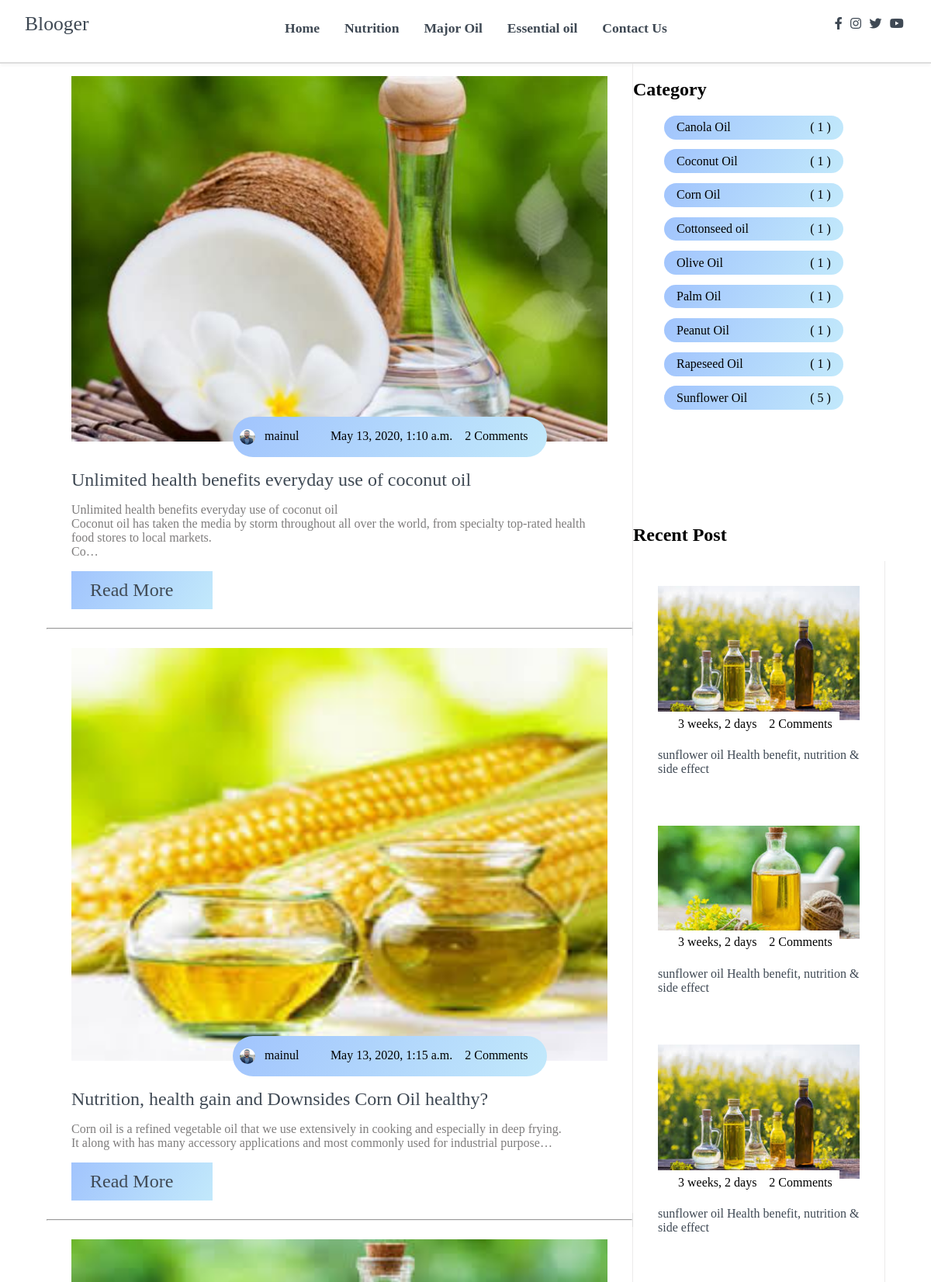
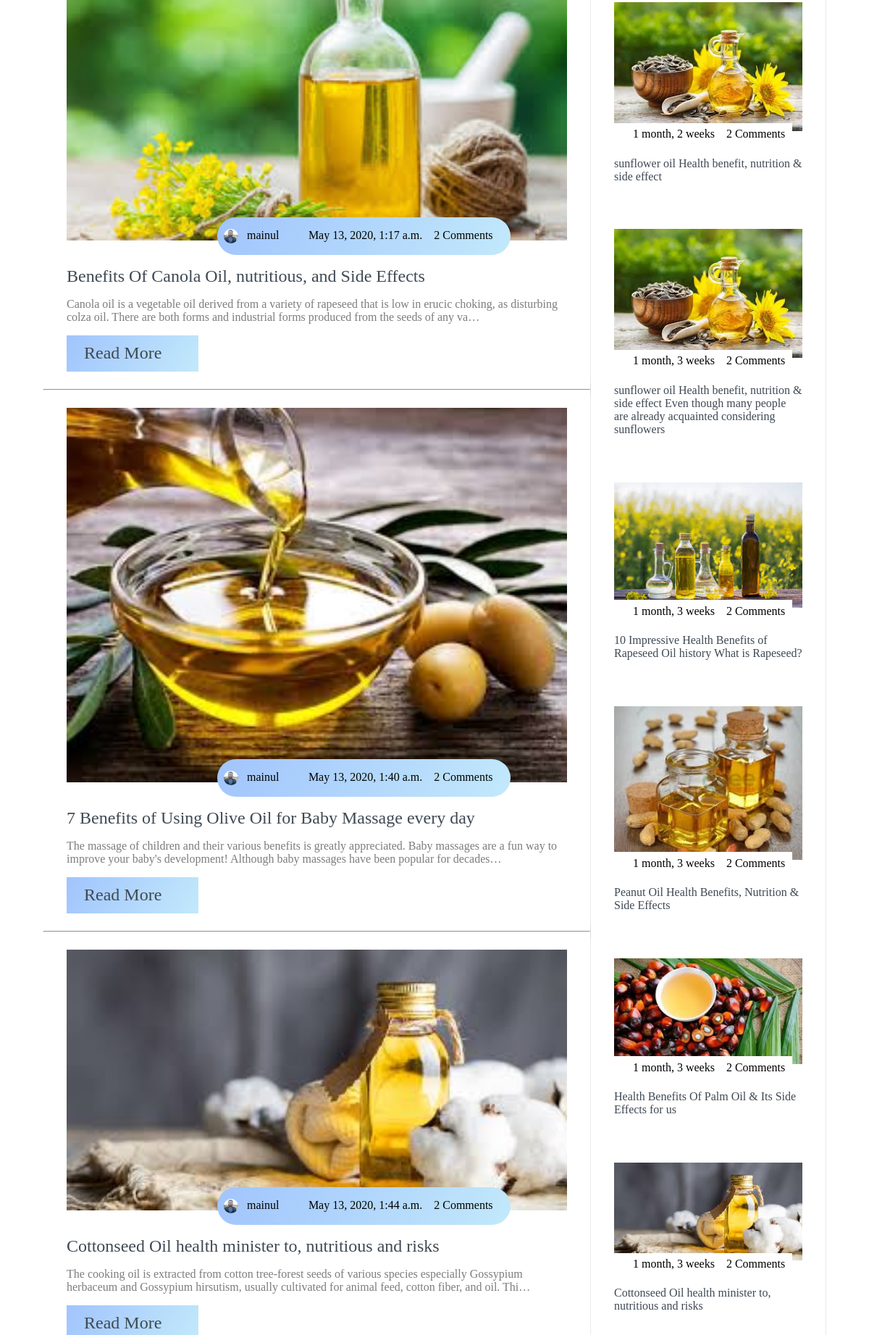
The page / (upper part) on the database its author committed (2 pictures, top to bottom).
### posts/models.py (models this page shows, shortened)
class Post(models.Model):
    title = models.CharField(max_length=150)
    overview = models.TextField()
    timestamp = models.DateTimeField(auto_now_add= True)
    author = models.ForeignKey(Author, on_delete=models.CASCADE)
    thumbnail = models.ImageField()
    incredient_pdf = models.ImageField(blank=True, null=True)
    categories = models.ManyToManyField(Category)
    featured = models.BooleanField()
    likes = models.ManyToManyField(User, related_name='likes', blank=True, null=True)
    unlikes = models.ManyToManyField(User,related_name='unlikes',blank=True, null=True)
    def get_absolute_url(self, **kwargs):
        return reverse('post-detail', kwargs={
            'pk':self.pk
        })

class Author(models.Model):
    user = models.OneToOneField(User, on_delete=models.CASCADE)
    profile_picture = models.ImageField()
    def __str__(self):
        return self.user.username

class Category(models.Model):
    title = models.CharField(max_length = 30)

### posts/views.py (the view)
# urls.py: path('', IndexView.as_view(), name='home'),
class IndexView(View):
    def get(self, request, *args, **kwargs):
        post = Post.objects.all()
        featured = Post.objects.filter(featured=True)
        recent = Post.objects.order_by('-timestamp')[0:30]
        category_count = get_category_count()
        paginator = Paginator(post, 2)
        page_number = request.GET.get('page')
        page_obj = paginator.get_page(page_number)
        context = {
            'object_list': featured,
            'recent': recent,
            'category_count': category_count,
            'page_obj': page_obj,
        }
        return render(request, "index.html", context)

### posts/views.py (called while the page is built)
def get_category_count():
    queryset = Post.objects.values('categories__title').annotate(Count('categories__title'))
    return queryset

### templates/index.html (shortened to what this page needs)
{% extends 'base.html' %}
{% block content %}
<main>
    <section class="container">
        <div class="site-content">
            <div class="posts"style="border-right: 1px solid #ddd;" >
                {% for obj in object_list %}
                <div class="post-content" data-aos="zoom-in" data-aos-delay="200">
                    <div class="post-image">
                        <div>
                            <img src="{{ obj.thumbnail.url }}" class="img" alt="blog1">
                        </div>
                        <div class="post-info flex-row">
                            <span>
                                <i class="">
                                    <img style="width:20px;
                                                    height:20px;
                                                    border-radius:100%;
                                                    float:left;
                                                    margin-left:-15px;" src="{{ obj.author.profile_picture.url }}">
                                </i>&nbsp;&nbsp; {{ obj.author }} </span>
                            <span><i class="fas fa-calendar-alt text-gray"></i>&nbsp;&nbsp; {{ obj.timestamp }} </span>
                            <span>2 Comments</span>
                        </div>
                    </div>
                    <div class="post-title">
                        <a href=" {{ obj.get_absolute_url }} "> {{ obj.title }} </a>
                        <p>
                            {{ obj.overview|linebreaks|truncatechars:200 }}
                        </p>
                        <button class="btn post-btn"> <a href="{% url 'post-detail' pk=obj.pk %}"> Read More </a> &nbsp;
                            <i class="fas fa-arrow-right"></i></button>
                    </div>
                </div>
                <hr>
                {% endfor %}
            </div>
            <aside class="sidebar">
                <div class="category">
                    <h2>Category</h2>
                    <ul class="category-list">
                        {% for cat in category_count %}
                        <li class="list-items" data-aos="fade-left" data-aos-delay="100">
                            {% if 'Cottonseed oil' in cat.categories__title %}
                            <a href=" {% url 'CottonseedOil' %} "> {{ cat.categories__title }}</a>
                            <span>( {{ cat.categories__title__count }} )</span>
                            {% endif %}
                            {% if 'Coconut Oil' in cat.categories__title %}
                            <a href=" {% url 'CoconutOil' %} "> {{ cat.categories__title }}</a>
                            <span>( {{ cat.categories__title__count }} )</span>
                            {% endif %}
                            {% if 'Corn Oil' in cat.categories__title %}
                            <a href=" {% url 'CornOil' %} "> {{ cat.categories__title }}</a>
                            <span>( {{ cat.categories__title__count }} )</span>
                            {% endif %}
                            {% if 'Canola Oil' in cat.categories__title %}
                            <a href=" {% url 'CanolaOil' %} "> {{ cat.categories__title }}</a>
                            <span>( {{ cat.categories__title__count }} )</span>
                            {% endif %}
                            {% if 'Olive Oil' in cat.categories__title %}
                            <a href=" {% url 'OliveOil' %} "> {{ cat.categories__title }}</a>
                            <span>( {{ cat.categories__title__count }} )</span>
                            {% endif %}
                            {% if 'Palm Oil' in cat.categories__title %}
                            <a href=" {% url 'PalmOil' %} "> {{ cat.categories__title }}</a>
                            <span>( {{ cat.categories__title__count }} )</span>
                            {% endif %}
                            {% if 'Peanut Oil' in cat.categories__title %}
                            <a href=" {% url 'PeanutOil' %} "> {{ cat.categories__title }}</a>
                            <span>( {{ cat.categories__title__count }} )</span>
                            {% endif %}
                            {% if 'Rapeseed Oil' in cat.categories__title %}
                            <a href=" {% url 'RapeseedOil' %} "> {{ cat.categories__title }}</a>
                            <span>( {{ cat.categories__title__count }} )</span>
                            {% endif %}
                            {% if 'Sunflower Oil' in cat.categories__title %}
                            <a href=" {% url 'SunflowerOil' %} "> {{ cat.categories__title }}</a>
                            <span>( {{ cat.categories__title__count }} )</span>
                            {% endif %}
                        </li>
                        {% endfor %}
                    </ul>
                </div>
                <div class="popular-post">
                    <h2>Recent Post</h2>
                    {% for obj in recent %}
                    <div class="post-content" data-aos="flip-up" data-aos-delay="200">
                        <div class="post-image">
                            <div>
                                <img src=" {{ obj.thumbnail.url }} " class="img" alt="blog1">
                            </div>
                            <div class="post-info flex-row">
                                <span><i class="fas fa-calendar-alt text-gray"></i>&nbsp;&nbsp;
                                    {{ obj.timestamp|timesince}}
                                </span>
                                <span>2 Comments</span>
                            </div>
                        </div>
                        <div class="post-title">
                            <a href=" {% url 'post-detail' pk=obj.pk %} "> {{ obj.title }} </a>
                        </div>
                    </div>
                    {% endfor %}
                </div>
            </aside>
        </div>
    </section>
</main>
{% endblock content %}

### templates/base.html (shortened to what this page needs)
<!DOCTYPE html>
<html lang="en">
{% load static %}
<head>
     <link rel="stylesheet" href="{% static './css/all.css' %}">
     <link rel="stylesheet" href="{% static './css/owl.carousel.min.css' %}">
     <link rel="stylesheet" href="{% static './css/owl.theme.default.min.css' %}">
     <link rel="stylesheet" href="{% static './css/aos.css' %}">
     <link rel="stylesheet" href="{% static './css/Style.css' %}">
</head>
<body>
    <nav class="nav">
        <div class="nav-menu flex-row">
            <div class="nav-brand">
                <a href=" {% url 'home' %} " class="text-gray">Blooger</a>
            </div>
            <div>
                <ul class="nav-items">
                    <li class="nav-link">
                        <a href=" {% url 'home' %} ">Home</a>
                    </li>
                    <li class="nav-link">
                        <a href="#">Nutrition</a>
                    </li>
                    <li class="nav-link">
                        <a href="#">Major Oil</a>
                    </li>
                    <li class="nav-link">
                        <a href="#">Essential oil</a>
                    </li>
                    <li class="nav-link">
                        <a href="#">Contact Us</a>
                    </li>
                </ul>
            </div>
            <div class="social text-gray">
                <a href="#"><i class="fab fa-facebook-f"></i></a>
                <a href="#"><i class="fab fa-instagram"></i></a>
                <a href="#"><i class="fab fa-twitter"></i></a>
                <a href="#"><i class="fab fa-youtube"></i></a>
            </div>
        </div>
    </nav>
{% block content %}
{% endblock content %}
</body>
</html>

### static/css/all.css (style rules this page uses)
.fa, .fas, .far, .fal, .fad, .fab { -moz-osx-font-smoothing: grayscale; -webkit-font-smoothing: antialiased; display: inline-block; font-style: normal; font-variant: normal; text-rendering: auto; line-height: 1; }
.fa-arrow-right:before { content: "\f061"; }
.fa-calendar-alt:before { content: "\f073"; }
.fa-facebook-f:before { content: "\f39e"; }
.fa-instagram:before { content: "\f16d"; }
.fa-twitter:before { content: "\f099"; }
.fa-youtube:before { content: "\f167"; }
.fab { font-family: 'Font Awesome 5 Brands'; font-weight: 400; }
.fa, .fas { font-family: 'Font Awesome 5 Free'; font-weight: 900; }

### static/css/Style.css (style rules this page uses)
html, body { margin: 0%; box-sizing: border-box; overflow-x: hidden; left: 0; }
p { font-family: Arial, Helvetica, sans-serif; }
:root { --text-gray: #3f4954; --text-light : #686666da; --bg-color: #0f0f0f; --white: #ffffff; --midnight: #104f55; --sky: linear-gradient(120deg, #a1c4fd 0%, #c2e9fb 100%); --Abel: 'Abel', cursive; --Anton: 'Anton', cursive; --Josefin : 'Josefin', cursive; --Lexend: 'Lexend', cursive; --Livvic : 'Livvic', cursive; --Lobster: 'Lobster', cursive; --Open_Sans: 'Open_Sans', cursive; --Oswald: 'Oswald', cursive; --Passion_One: 'Passion_One', cursive; --Roboto: 'Roboto', cursive; --Ubuntu: 'Ubuntu', cursive; }
a { text-decoration: none; color: var(--text-gray); }
.flex-row { display: flex; flex-direction: row; flex-wrap: wrap; }
ul { list-style-type: none; }
h2 { font-family: var(--Lexend); }
button.btn { border: none; border-radius: 2rem; padding: 1rem 3rem; font-size: 1rem; font-family: var(--Livvic); cursor: pointer; }
span { font-family: var(--Abel); }
.container { margin: 0 5vw; }
.text-gray { color: var(--text-gray); }
p { font-family: var(--Lexend); color: var(--text-light); }
.nav { background: white; padding: 0 2rem; height: 0rem; min-height: 10vh; overflow: hidden; transition: height 1s ease-in-out; box-shadow: 0px 3px 4px 0 rgba(0, 0, 0, 0.03); border-bottom: 2px solid #ddd; }
.nav .nav-menu { justify-content: space-between; }
.nav .nav-items { display: flex; margin: 0; }
.nav .nav-items .nav-link { padding: 1.6rem 1rem; font-size: 1.1rem; position: relative; font-family: var(--Abel); font-size: 1.1rem; }
.nav .nav-items .nav-link a { font-weight: 600; }
.nav .nav-brand a { font-size: 1.6rem; padding: 1rem 0; display: block; font-family: var(--Lexend); font-size: 1.6rem; }
.nav .social { padding: 1.4rem 0 }
.nav .social i { padding: 0 .2rem; }
main .site-content { display: grid; grid-template-columns: 70% 30%; }
main .post-content { width: 100%; border-right: 1px solid rgb(236, 234, 234); }
main .site-content .post-content > .post-image, .post-title { padding: 1rem 2rem; position: relative; }
main .site-content .post-content > .post-image .post-info { background: var(--sky); padding: 1rem; position: absolute; bottom: 0%; left: 20vw; border-radius: 3rem; }
main .site-content .post-content > .post-image > div { overflow: hidden; }
main .site-content .post-content > .post-image .img { width: 100%; transition: all .5s ease; }
main .site-content .post-content > .post-image .post-info span { margin: 0 .5rem; }
main .post-content .post-title a { font-family: var(--Anton); font-size: 1.5rem; }
.site-content .post-content .post-title .post-btn { border-radius: 0; padding: .7rem 1.5rem; background: var(--sky); }
.site-content > .sidebar .category-list { font-family: var(--Livvic); }
.site-content > .sidebar .category-list .list-items { background: var(--sky); padding: .4rem 1rem; margin: .8rem 0; border-radius: 3rem; width: 70%; display: flex; justify-content: space-between; }
.site-content > .sidebar .category-list .list-items a { color: black; }
.site-content .sidebar .popular-post .post-content { padding: 1rem 0; }
.site-content .sidebar .popular-post h2 { padding-top: 8rem; }
.site-content .sidebar .popular-post .post-info { padding: .4rem .1rem !important; bottom: 0rem !important; left: 1.5rem !important; border-radius: 0rem !important; background: white !important; }
.site-content .sidebar .popular-post .post-title a { font-size: 1rem; }

### rows shown on the page
Post: thumbnail (picture), author.profile_picture (picture), author "mainul", timestamp "May 13, 2020, 1:10 a.m.", title "Unlimited health benefits everyday use of coconut oil", overview "Unlimited health benefits everyday use of coconut oil Coconut oil has taken the media by storm throughout all over the world, from specialty top-rated health food stores to local markets. Co…"
Post: thumbnail (picture), author.profile_picture (picture), author "mainul", timestamp "May 13, 2020, 1:15 a.m.", title "Nutrition, health gain and Downsides Corn Oil healthy?", overview "Corn oil is a refined vegetable oil that we use extensively in cooking and especially in deep frying. It along with has many accessory applications and most commonly used for industrial purpose…"
Post: thumbnail (picture), author.profile_picture (picture), author "mainul", timestamp "May 13, 2020, 1:17 a.m.", title "Benefits Of Canola Oil, nutritious, and Side Effects", overview "Canola oil is a vegetable oil derived from a variety of rapeseed that is low in erucic choking, as disturbing colza oil. There are both forms and industrial forms produced from the seeds of any va…"
Post: thumbnail (picture), author.profile_picture (picture), author "mainul", timestamp "May 13, 2020, 1:40 a.m.", title "7 Benefits of Using Olive Oil for Baby Massage every day", overview "The massage of children and their various benefits is greatly appreciated. Baby massages are a fun way to improve your baby's development! Although baby massages have been popular for decades…"
Post: thumbnail (picture), author.profile_picture (picture), author "mainul", timestamp "May 13, 2020, 1:44 a.m.", title "Cottonseed Oil health minister to, nutritious and risks", overview "The cooking oil is extracted from cotton tree-forest seeds of various species especially Gossypium herbaceum and Gossypium hirsutism, usually cultivated for animal feed, cotton fiber, and oil. Thi…", timestamp "1 month, 3 weeks"
Category: categories__title "Canola Oil", categories__title__count "1"
Category: categories__title "Coconut Oil", categories__title__count "1"
Category: categories__title "Corn Oil", categories__title__count "1"
Category: categories__title "Cottonseed oil", categories__title__count "1"
Category: categories__title "Olive Oil", categories__title__count "1"
Category: categories__title "Palm Oil", categories__title__count "1"
Category: categories__title "Peanut Oil", categories__title__count "1"
Category: categories__title "Rapeseed Oil", categories__title__count "1"
Category: categories__title "Sunflower Oil", categories__title__count "5"
Post: thumbnail (picture), timestamp "3 weeks, 2 days", title "sunflower oil Health benefit, nutrition & side effect"
Post: thumbnail (picture), timestamp "3 weeks, 2 days", title "sunflower oil Health benefit, nutrition & side effect"
Post: thumbnail (picture), timestamp "3 weeks, 2 days", title "sunflower oil Health benefit, nutrition & side effect"
Post: thumbnail (picture), timestamp "1 month, 2 weeks", title "sunflower oil Health benefit, nutrition & side effect"
Post: thumbnail (picture), timestamp "1 month, 3 weeks", title "sunflower oil Health benefit, nutrition & side effect Even though many people are already acquainted considering sunflowers"
Post: thumbnail (picture), timestamp "1 month, 3 weeks", title "10 Impressive Health Benefits of Rapeseed Oil history What is Rapeseed?"
Post: thumbnail (picture), timestamp "1 month, 3 weeks", title "Peanut Oil Health Benefits, Nutrition & Side Effects"
Post: thumbnail (picture), timestamp "1 month, 3 weeks", title "Health Benefits Of Palm Oil & Its Side Effects for us"
